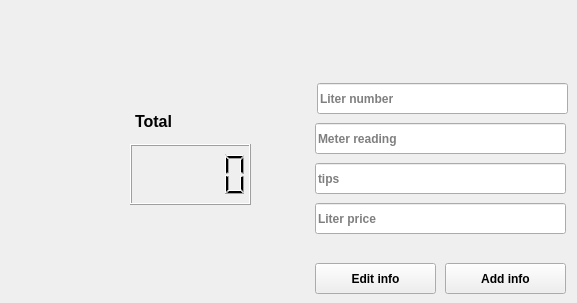
    <widget class="QWidget" name="tab_2">
     <attribute name="title">
      <string>Fuel</string>
     </attribute>
     <widget class="QLineEdit" name="liter_number">
      <property name="geometry">
       <rect>
        <x>317</x>
        <y>83</y>
        <width>251</width>
        <height>31</height>
       </rect>
      </property>
      <property name="font">
       <font>
        <weight>75</weight>
        <bold>true</bold>
       </font>
      </property>
      <property name="layoutDirection">
       <enum>Qt::RightToLeft</enum>
      </property>
      <property name="placeholderText">
       <string>Liter number</string>
      </property>
     </widget>
     <widget class="QLineEdit" name="liter_price">
      <property name="geometry">
       <rect>
        <x>315</x>
        <y>203</y>
        <width>251</width>
        <height>31</height>
       </rect>
      </property>
      <property name="font">
       <font>
        <weight>75</weight>
        <bold>true</bold>
       </font>
      </property>
      <property name="placeholderText">
       <string>Liter price</string>
      </property>
     </widget>
     <widget class="QLineEdit" name="tips">
      <property name="geometry">
       <rect>
        <x>315</x>
        <y>163</y>
        <width>251</width>
        <height>31</height>
       </rect>
      </property>
      <property name="font">
       <font>
        <weight>75</weight>
        <bold>true</bold>
       </font>
      </property>
      <property name="placeholderText">
       <string>tips</string>
      </property>
     </widget>
     <widget class="QLineEdit" name="meter_reading">
      <property name="geometry">
       <rect>
        <x>315</x>
        <y>123</y>
        <width>251</width>
        <height>31</height>
       </rect>
      </property>
      <property name="font">
       <font>
        <weight>75</weight>
        <bold>true</bold>
       </font>
      </property>
      <property name="placeholderText">
       <string>Meter reading</string>
      </property>
     </widget>
     <widget class="QLabel" name="label">
      <property name="geometry">
       <rect>
        <x>135</x>
        <y>106</y>
        <width>91</width>
        <height>31</height>
       </rect>
      </property>
      <property name="font">
       <font>
        <pointsize>12</pointsize>
        <weight>75</weight>
        <bold>true</bold>
       </font>
      </property>
      <property name="text">
       <string>Total</string>
      </property>
     </widget>
     <widget class="QLCDNumber" name="lcdtotal_fuel">
      <property name="geometry">
       <rect>
        <x>130</x>
        <y>144</y>
        <width>121</width>
        <height>61</height>
       </rect>
      </property>
      <property name="font">
       <font>
        <pointsize>8</pointsize>
       </font>
      </property>
     </widget>
     <widget class="QPushButton" name="btn_Update_Fuel_Info">
      <property name="geometry">
       <rect>
        <x>315</x>
        <y>263</y>
        <width>121</width>
        <height>31</height>
       </rect>
      </property>
      <property name="font">
       <font>
        <weight>75</weight>
        <bold>true</bold>
       </font>
      </property>
      <property name="text">
       <string>Edit info</string>
      </property>
     </widget>
     <widget class="QPushButton" name="btn_Add_Fuel_Info">
      <property name="geometry">
       <rect>
        <x>445</x>
        <y>263</y>
        <width>121</width>
        <height>31</height>
       </rect>
      </property>
      <property name="font">
       <font>
        <weight>75</weight>
        <bold>true</bold>
       </font>
      </property>
      <property name="text">
       <string>Add info</string>
      </property>
     </widget>
    </widget>
